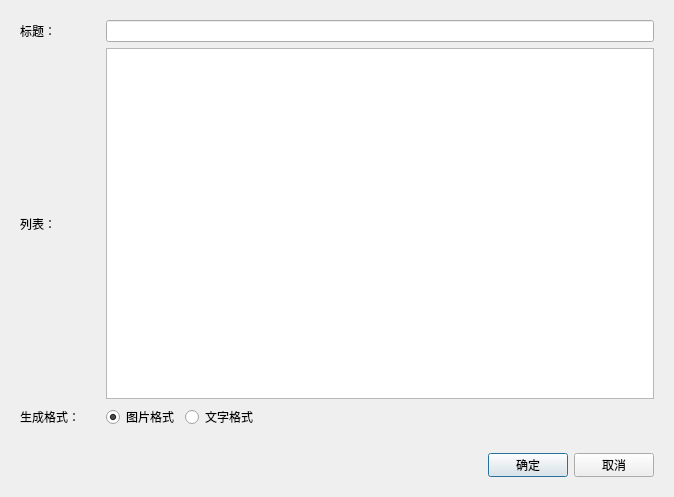
<?xml version="1.0" encoding="UTF-8"?>
<ui version="4.0">
 <class>CheckListDialog</class>
 <widget class="QDialog" name="CheckListDialog">
  <property name="geometry">
   <rect>
    <x>0</x>
    <y>0</y>
    <width>674</width>
    <height>497</height>
   </rect>
  </property>
  <property name="windowTitle">
   <string>Dialog</string>
  </property>
  <layout class="QVBoxLayout" name="verticalLayout">
   <item>
    <widget class="QWidget" name="wgtClient" native="true">
     <layout class="QVBoxLayout" name="verticalLayout_2">
      <item>
       <layout class="QHBoxLayout" name="horizontalLayout_2">
        <item>
         <widget class="QLabel" name="label">
          <property name="minimumSize">
           <size>
            <width>80</width>
            <height>0</height>
           </size>
          </property>
          <property name="maximumSize">
           <size>
            <width>80</width>
            <height>16777215</height>
           </size>
          </property>
          <property name="text">
           <string>标题：</string>
          </property>
         </widget>
        </item>
        <item>
         <widget class="QLineEdit" name="edtTitle"/>
        </item>
       </layout>
      </item>
      <item>
       <layout class="QHBoxLayout" name="horizontalLayout_3">
        <item>
         <widget class="QLabel" name="label_2">
          <property name="minimumSize">
           <size>
            <width>80</width>
            <height>0</height>
           </size>
          </property>
          <property name="maximumSize">
           <size>
            <width>80</width>
            <height>16777215</height>
           </size>
          </property>
          <property name="text">
           <string>列表：</string>
          </property>
         </widget>
        </item>
        <item>
         <widget class="QTableView" name="lvData">
          <property name="editTriggers">
           <set>QAbstractItemView::NoEditTriggers</set>
          </property>
          <property name="selectionMode">
           <enum>QAbstractItemView::SingleSelection</enum>
          </property>
          <property name="selectionBehavior">
           <enum>QAbstractItemView::SelectRows</enum>
          </property>
          <attribute name="horizontalHeaderStretchLastSection">
           <bool>true</bool>
          </attribute>
         </widget>
        </item>
       </layout>
      </item>
      <item>
       <layout class="QHBoxLayout" name="horizontalLayout_4">
        <item>
         <widget class="QLabel" name="label_3">
          <property name="minimumSize">
           <size>
            <width>80</width>
            <height>0</height>
           </size>
          </property>
          <property name="maximumSize">
           <size>
            <width>80</width>
            <height>16777215</height>
           </size>
          </property>
          <property name="text">
           <string>生成格式：</string>
          </property>
         </widget>
        </item>
        <item>
         <widget class="QRadioButton" name="rdImg">
          <property name="text">
           <string>图片格式</string>
          </property>
          <property name="checked">
           <bool>true</bool>
          </property>
         </widget>
        </item>
        <item>
         <widget class="QRadioButton" name="rdText">
          <property name="text">
           <string>文字格式</string>
          </property>
          <property name="checked">
           <bool>false</bool>
          </property>
         </widget>
        </item>
        <item>
         <spacer name="horizontalSpacer_2">
          <property name="orientation">
           <enum>Qt::Horizontal</enum>
          </property>
          <property name="sizeHint" stdset="0">
           <size>
            <width>40</width>
            <height>20</height>
           </size>
          </property>
         </spacer>
        </item>
       </layout>
      </item>
     </layout>
    </widget>
   </item>
   <item>
    <widget class="QWidget" name="wgtBottom" native="true">
     <property name="minimumSize">
      <size>
       <width>0</width>
       <height>42</height>
      </size>
     </property>
     <property name="maximumSize">
      <size>
       <width>16777215</width>
       <height>42</height>
      </size>
     </property>
     <layout class="QHBoxLayout" name="horizontalLayout">
      <item>
       <spacer name="horizontalSpacer">
        <property name="orientation">
         <enum>Qt::Horizontal</enum>
        </property>
        <property name="sizeHint" stdset="0">
         <size>
          <width>463</width>
          <height>20</height>
         </size>
        </property>
       </spacer>
      </item>
      <item>
       <widget class="QPushButton" name="btnOk">
        <property name="text">
         <string>确定</string>
        </property>
       </widget>
      </item>
      <item>
       <widget class="QPushButton" name="btnCancel">
        <property name="text">
         <string>取消</string>
        </property>
       </widget>
      </item>
     </layout>
    </widget>
   </item>
  </layout>
 </widget>
 <resources/>
 <connections/>
</ui>
